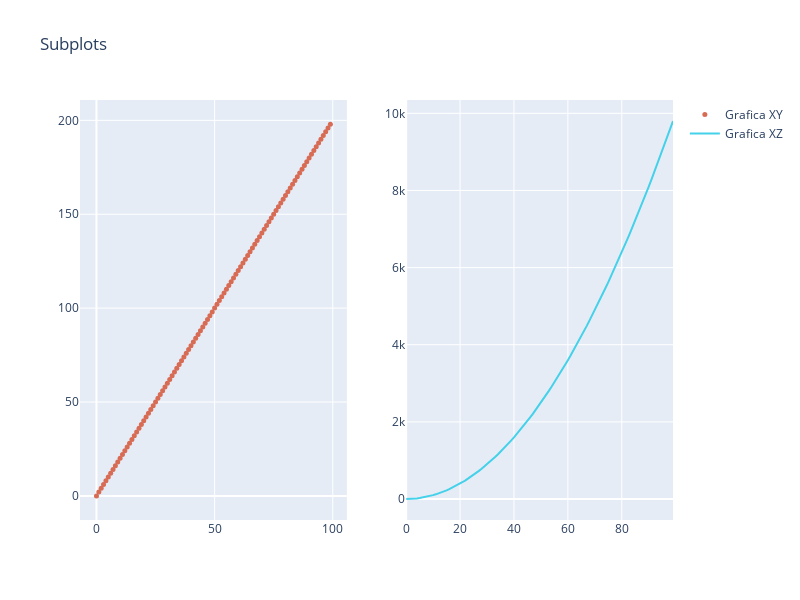

Here is the notebook cell this chart was saved with:
### Code cell
# PRUEBA MIA, lo mismo con plotly
from _plotly_future_ import v4_subplots
import plotly.graph_objects as go
from plotly.subplots import make_subplots

#se creal. Seria la equivalencia a plt.subplots(1,2)
fig = make_subplots(rows=1, cols=2)

#se añade una grafica.
fig.add_trace(
    go.Scatter(
        x=x,
        y=y,
        mode='markers',
        name="Grafica XY",#el texto de la leyenda
        #text= "Eje x", -> el texto que hay en cada punto
        marker=dict(
            size=5, #tamalo de los puntos
            color="#D86B54", 
            
        )
        
    ),
    row=1, 
    col=1,

)

fig.add_trace(
    go.Scatter(
        x=x,
        y=z,
        name="Grafica XZ", 
        marker=dict(
           color="#44D1EA",
            
        )
    ),
    row=1, 
    col=2,
 
)

fig.update_layout(height=600, width=800, title_text="Subplots")

fig.show()

### Figure 1 — Plotly figure (JSON) as saved in the notebook; plotly's stock layout.template omitted (floating-point values rounded to 4 significant figures)
{"data": [{"marker": {"color": "#D86B54", "size": 5}, "mode": "markers", "name": "Grafica XY", "type": "scatter", "x": [0, 1, 2, 3, 4, 5, 6, 7, 8, 9, 10, 11, 12, 13, 14, 15, 16, 17, 18, 19, 20, 21, 22, 23, 24, 25, 26, 27, 28, 29, 30, 31, 32, 33, 34, 35, 36, 37, 38, 39, 40, 41, 42, 43, 44, 45, 46, 47, 48, 49, 50, 51, 52, 53, 54, 55, 56, 57, 58, 59, 60, 61, 62, 63, 64, 65, 66, 67, 68, 69, 70, 71, 72, 73, 74, 75, 76, 77, 78, 79, 80, 81, 82, 83, 84, 85, 86, 87, 88, 89, 90, 91, 92, 93, 94, 95, 96, 97, 98, 99], "xaxis": "x", "y": [0, 2, 4, 6, 8, 10, 12, 14, 16, 18, 20, 22, 24, 26, 28, 30, 32, 34, 36, 38, 40, 42, 44, 46, 48, 50, 52, 54, 56, 58, 60, 62, 64, 66, 68, 70, 72, 74, 76, 78, 80, 82, 84, 86, 88, 90, 92, 94, 96, 98, 100, 102, 104, 106, 108, 110, 112, 114, 116, 118, 120, 122, 124, 126, 128, 130, 132, 134, 136, 138, 140, 142, 144, 146, 148, 150, 152, 154, 156, 158, 160, 162, 164, 166, 168, 170, 172, 174, 176, 178, 180, 182, 184, 186, 188, 190, 192, 194, 196, 198], "yaxis": "y"}, {"marker": {"color": "#44D1EA"}, "name": "Grafica XZ", "type": "scatter", "x": [0, 1, 2, 3, 4, 5, 6, 7, 8, 9, 10, 11, 12, 13, 14, 15, 16, 17, 18, 19, 20, 21, 22, 23, 24, 25, 26, 27, 28, 29, 30, 31, 32, 33, 34, 35, 36, 37, 38, 39, 40, 41, 42, 43, 44, 45, 46, 47, 48, 49, 50, 51, 52, 53, 54, 55, 56, 57, 58, 59, 60, 61, 62, 63, 64, 65, 66, 67, 68, 69, 70, 71, 72, 73, 74, 75, 76, 77, 78, 79, 80, 81, 82, 83, 84, 85, 86, 87, 88, 89, 90, 91, 92, 93, 94, 95, 96, 97, 98, 99], "xaxis": "x2", "y": [0, 1, 4, 9, 16, 25, 36, 49, 64, 81, 100, 121, 144, 169, 196, 225, 256, 289, 324, 361, 400, 441, 484, 529, 576, 625, 676, 729, 784, 841, 900, 961, 1024, 1089, 1156, 1225, 1296, 1369, 1444, 1521, 1600, 1681, 1764, 1849, 1936, 2025, 2116, 2209, 2304, 2401, 2500, 2601, 2704, 2809, 2916, 3025, 3136, 3249, 3364, 3481, 3600, 3721, 3844, 3969, 4096, 4225, 4356, 4489, 4624, 4761, 4900, 5041, 5184, 5329, 5476, 5625, 5776, 5929, 6084, 6241, 6400, 6561, 6724, 6889, 7056, 7225, 7396, 7569, 7744, 7921, 8100, 8281, 8464, 8649, 8836, 9025, 9216, 9409, 9604, 9801], "yaxis": "y2"}], "layout": {"height": 600, "title": {"text": "Subplots"}, "width": 800, "xaxis": {"anchor": "y", "domain": [0, 0.45]}, "xaxis2": {"anchor": "y2", "domain": [0.55, 1]}, "yaxis": {"anchor": "x", "domain": [0, 1]}, "yaxis2": {"anchor": "x2", "domain": [0, 1]}}}
